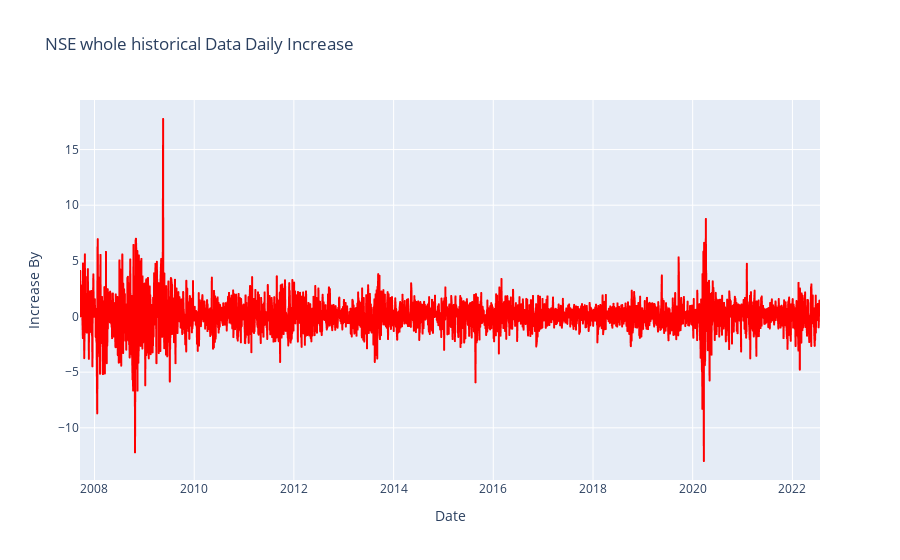

The code cell stored with this chart in its notebook:
### Code cell
fig = px.line(nse_data_daily, x="Date", y="Percentage_Increase", title='NSE whole historical Data Daily Increase')
fig.update_yaxes(title_text='Increase By') #Update Y-Axis title
fig.update_traces(line_color='#FF0000') #Update Chart colo
fig.show()

### Figure 1 — Plotly figure (JSON) as saved in the notebook; plotly's stock layout.template omitted (floating-point values rounded to 4 significant figures; data arrays with more than 128 entries replaced by an {"elided": "..."} marker saying what was removed)
{"data": [{"hovertemplate": "Date=%{x}<br>Percentage_Increase=%{y}<extra></extra>", "legendgroup": "", "line": {"color": "#FF0000", "dash": "solid"}, "marker": {"symbol": "circle"}, "mode": "lines", "name": "", "showlegend": false, "type": "scattergl", "x": {"elided": "3638 str values"}, "xaxis": "x", "y": {"elided": "3638 float values"}, "yaxis": "y"}], "layout": {"legend": {"tracegroupgap": 0}, "title": {"text": "NSE whole historical Data Daily Increase"}, "xaxis": {"anchor": "y", "domain": [0, 1], "title": {"text": "Date"}}, "yaxis": {"anchor": "x", "domain": [0, 1], "title": {"text": "Increase By"}}}}
